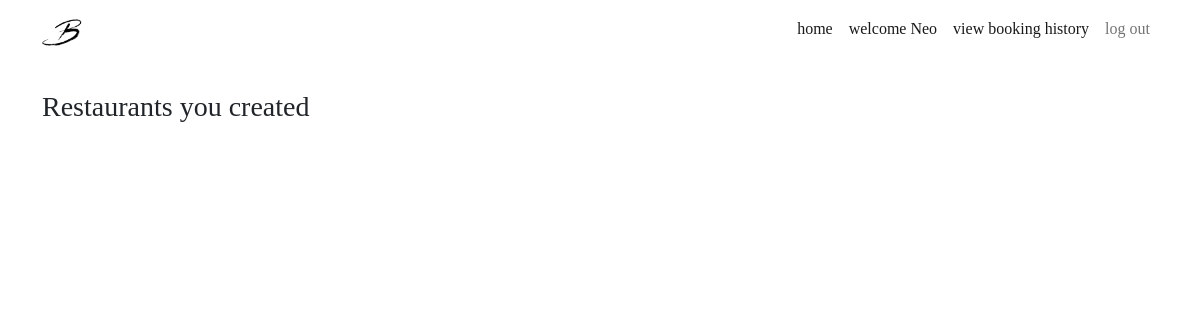
The page /users/restaurants (signed in) on the database as committed earlier.
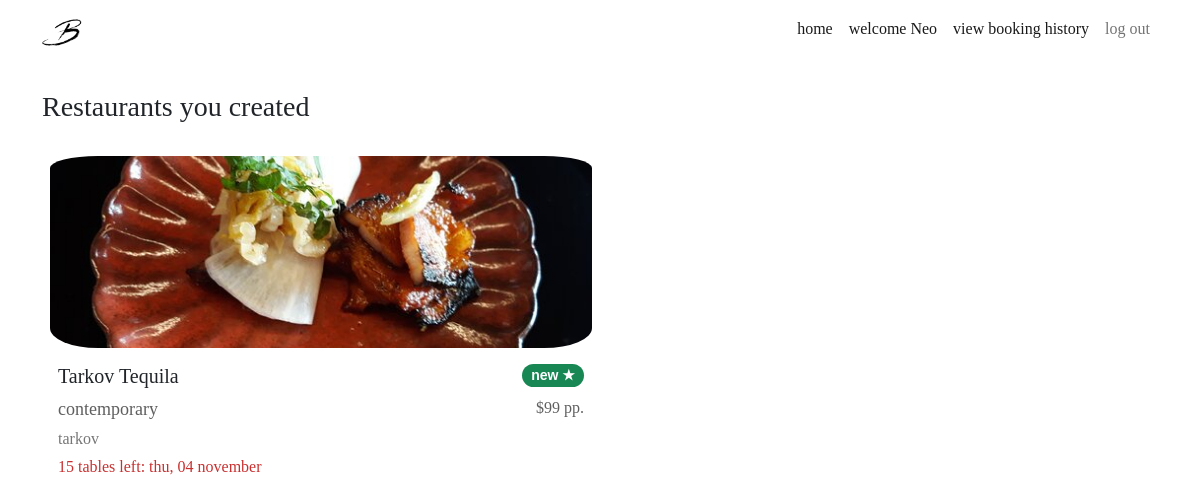
The same page on the database as committed later.
### website/models.py (models this page shows, shortened)
class User(db.Model, UserMixin):
    __tablename__ = 'users'  # good practice to specify table name
    __table_args__ = {'extend_existing': True}
    id = db.Column(db.Integer, primary_key=True)
    name = db.Column(db.String(100), index=True, unique=True, nullable=False)
    password_hash = db.Column(db.String(255), nullable=False)
    email = db.Column(db.String(100), index=True, nullable=False)
    phone_number = db.Column(db.String(10), nullable=True)
    image = db.Column(db.String(400), nullable=False, default="/static/image/account.png")
    comments = db.relationship('Comment', backref='user')
    reservations = db.relationship('Reservation', backref='user')
    restaurants = db.relationship('Restaurant', backref='user')

class Restaurant(db.Model):
    __tablename__ = 'restaurants'
    __table_args__ = {'extend_existing': True}
    restaurant_id = db.Column(db.Integer, primary_key=True)
    name = db.Column(db.String(100), nullable=False)
    street = db.Column(db.String(150), nullable=False)
    suburb = db.Column(db.String(50), nullable=False)
    max_reservations = db.Column(db.Integer)
    caption = db.Column(db.String(200), nullable=False)
    description = db.Column(db.String(400), nullable=False)
    price = db.Column(db.Integer)
    cuisine_type = db.Column(db.String(30), nullable=False)
    num_courses = db.Column(db.Integer, nullable=False)
    website = db.Column(db.String(400))
    image = db.Column(db.String(400), nullable=False)
    comments = db.relationship('Comment', backref='restaurant')
    statuses = db.relationship('RestaurantStatus', backref='restaurant')
    opening_hours = db.relationship('RestaurantOpeningHours', backref='restaurant')
    reservations = db.relationship('Reservation', backref='restaurant')
    user_id = db.Column(db.Integer, db.ForeignKey('users.id'))

class RestaurantStatus(db.Model):
    __tablename__ = 'restaurantstatuses'
    __table_args__ = {'extend_existing': True}
    restaurant_status_id = db.Column(db.Integer, primary_key=True)
    status = db.Column(db.String(100), nullable=False)
    at_time = db.Column(db.DateTime, default=datetime.now())
    restaurant_id = db.Column(db.Integer, db.ForeignKey('restaurants.restaurant_id'))

### website/views.py (the view)
@user_bp.route('/restaurants')
@login_required
def users_restaurants():
    restaurants = Restaurant.query.filter_by(user=current_user).all()
    booking_space = []
    is_open_today = []
    for restaurant in restaurants:
        set_todays_status(restaurant)
        booking_space.append(restaurant_space(restaurant, date.today()))
        is_open_today.append(check_open_today(restaurant, date.today()))
    return render_template("users_restaurants.html", restaurants=restaurants, booking_space = booking_space, today=date.today(), is_open_today = is_open_today)

### website/views.py (called while the page is built)
def restaurant_space(restaurant, space_on_date):
    current_booking_quantity = 0
    for reservation in restaurant.reservations:
        if (reservation.reservation_time.date() == space_on_date):
            current_booking_quantity += reservation.quantity
    return restaurant.max_reservations - current_booking_quantity

def set_todays_status(restaurant):
    if restaurant.statuses[-1].status != "inactive":
        if restaurant.statuses[-1].at_time.date() != date.today():
            restaurant_status = RestaurantStatus(status="upcoming",
                                            restaurant=restaurant)
            db.session.add(restaurant_status)
            db.session.commit()

def check_open_today(restaurant, time_to_check):
    for day_tuple in restaurant.opening_hours:
        if (day_tuple.day_of_the_week.lower() == time_to_check.strftime("%A").lower()):
            return True
    return False

### website/templates/users_restaurants.html (shortened to what this page needs)
{% extends 'base.html' %}
{% block content %}
<div class="container">
    <div class="row mt-4 mb-1">
        <h3>
            Restaurants you created
        </h3>
    </div>
    <div class="container">
        {% for restaurant in restaurants %}
        <div class="row mt-3">
            <div class="col col-sm-8 col-md-12 col-lg-8 col-xl-6 booking-card position-relative">
                <img src="{{ restaurant.image }}" class="card-img-top px-2 pt-2" alt="{{ restaurant.name }}">
                <div class="card-body">
                    <div class="row">
                        <div class="col-6 col-lg-8 col-md-6">
                            <div class="card-title">
                                <h5>{{ restaurant.name }} </h5>
                            </div>
                        </div>
                        <div class="col-6 col-lg-4 col-md-6">
                            {% set average = [] %}
                            <span class="badge rounded-pill bg-success float-end">
                                {% if average|count > 0 %}
                                {{ average | sum / average | count}}
                                {% else %}
                                new
                                {% endif %}
                                &#9733;</span>
                        </div>
                    </div>
                    <div class="row">
                        <div class="col-8 col-lg-6">
                            <p class="card-text card-cuisine">
                                {{ restaurant.cuisine_type }}
                            </p>
                        </div>
                        <div class="col-4 col-lg-6 card-price">
                            ${{ restaurant.price }} pp.
                        </div>
                    </div>
                    <div class="row mt-1">
                        <div class="card-text card-location">
                            {{ restaurant.suburb }}
                        </div>
                    </div>
                    <div class="row mt-1">
                        <div class="card-text card-seats">
                            {% if restaurant.statuses[-1].status == "upcoming" %}
                            {% if is_open_today[loop.index - 1] %}
                            {{ booking_space[loop.index - 1] }} tables left:
                            {% else %}
                            {{ restaurant.statuses[-1].status }}:
                            {% endif %}
                            {% else %}
                            {{ restaurant.statuses[-1].status }}:
                            {% endif %}
                            {{restaurant.statuses[-1].at_time.strftime("%a, %d %B").lower() }}
                        </div>
                    </div>
                </div>
            </div>
        </div>
        {% endfor %}
    </div>
</div>
{% endblock %}

### website/templates/base.html (shortened to what this page needs)
<!DOCTYPE html>
<html lang="en">
<head>
    <link href="https://cdn.jsdelivr.net/npm/bootstrap@5.0.0-beta3/dist/css/bootstrap.min.css" rel="stylesheet"
>
    <link rel="stylesheet" href="../static/css/stylesheet.css">
</head>
<main>
    <body>
        <header>
            <nav class="navbar navbar-expand-sm navbar-light">
                <div class="container">
                    <a class="navbar-brand" href="{{url_for('main.index')}}">
                        <img src=" ../static/image/logo.png" width="40" height="40">
                    </a>
                    <div class="collapse navbar-collapse" id="navbarNavDropdown">
                        <div class="navbar-nav ms-auto mb-2">
                            <a class="nav-link active" href="{{url_for('main.index')}}">home</a>
                            {% if current_user.is_authenticated %}
                            <a class="nav-link active" href="{{url_for('users.users_restaurants')}}">welcome
                                {{current_user.name}}</a>
                            <a class="nav-link active" href="{{url_for('main.bookings')}}">view booking history</a>
                            <a class="nav-item nav-link" href="{{ url_for('auth.logout') }}">log out</a>
                            {% else %}
                            <a class="nav-link active" href="{{url_for('auth.login')}}">login</a>
                            {% endif %}
                        </div>
                    </div>
                </div>
            </nav>
        </header>
        {% import "bootstrap/wtf.html" as wtf %}
        {% block content %}
        {% endblock %}
    </body>
</main>
</html>

### website/static/css/stylesheet.css (style rules this page uses)
body { font-family: Didot, Palatino, Perpetua, serif; }
.booking-card { padding-left: 0px; padding-right: 0px; }
.card-img-top { width: 100%; height: 25vh; object-fit: cover; border-radius: 10%; }
.card-title { font-weight: bold; }
.card-text { font-size: 18px; }
.card-seats { font-size: 16px; color: #c93030; }
.card-cuisine { text-align: left; color: #5f5f5f; }
.card-price { text-align: right; font-size: 16px; color: #5f5f5f; }
.card-location { text-align: left; font-size: 16px; color: #767676; }
span.badge { font-size: 14px; font-family: Candara, sans-serif; }

Rows that differ between the two databases and show on the page:
added Restaurant: image (picture), name "Tarkov Tequila", cuisine_type "contemporary", price "99", suburb "tarkov", max_reservations "15", at_time "thu, 04 november"
